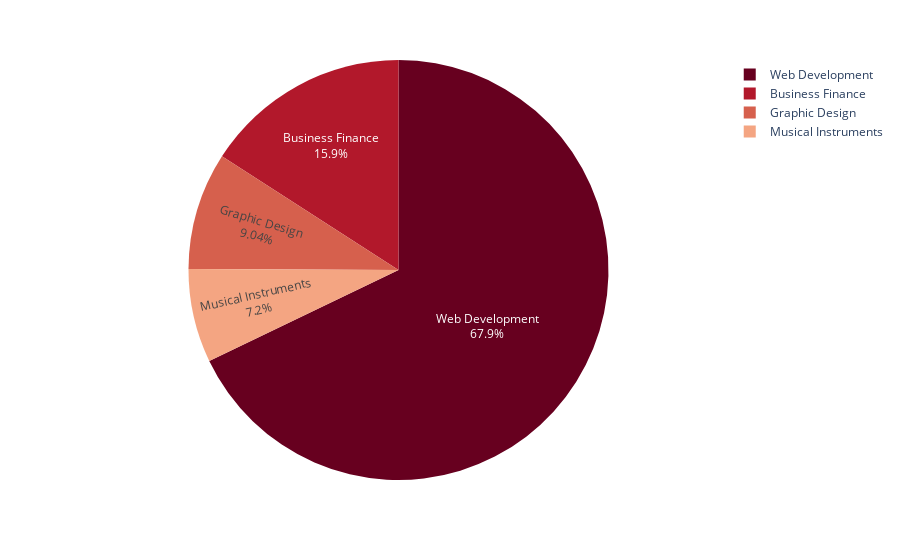

The code cell stored with this chart in its notebook:
### Code cell
#NOTE!!!!
#Plotly charts are not directly visible in GitHub kindly view the same in Jupyter Lab and ensure that Plotly extension for Jupyter Lab is installed

# Plot of the Number of subscribers per Subject via Plotly Interactive Pie Chart
fig = px.pie(df_subscribers, values='NumberOfSubscribers', names='CourseCategory', color_discrete_sequence=px.colors.sequential.RdBu)
fig.update_traces(textposition='inside', textinfo='percent+label')
fig.show()

### Figure 1 — Plotly figure (JSON) as saved in the notebook; plotly's stock layout.template omitted (floating-point values rounded to 4 significant figures)
{"data": [{"domain": {"x": [0, 1], "y": [0, 1]}, "hovertemplate": "CourseCategory=%{label}<br>NumberOfSubscribers=%{value}<extra></extra>", "labels": ["Business Finance", "Graphic Design", "Musical Instruments", "Web Development"], "legendgroup": "", "name": "", "showlegend": true, "textinfo": "percent+label", "textposition": "inside", "type": "pie", "values": [1868711, 1063148, 846689, 7980572]}], "layout": {"autosize": true, "legend": {"tracegroupgap": 0}, "margin": {"t": 60}, "piecolorway": ["rgb(103,0,31)", "rgb(178,24,43)", "rgb(214,96,77)", "rgb(244,165,130)", "rgb(253,219,199)", "rgb(247,247,247)", "rgb(209,229,240)", "rgb(146,197,222)", "rgb(67,147,195)", "rgb(33,102,172)", "rgb(5,48,97)"]}}
